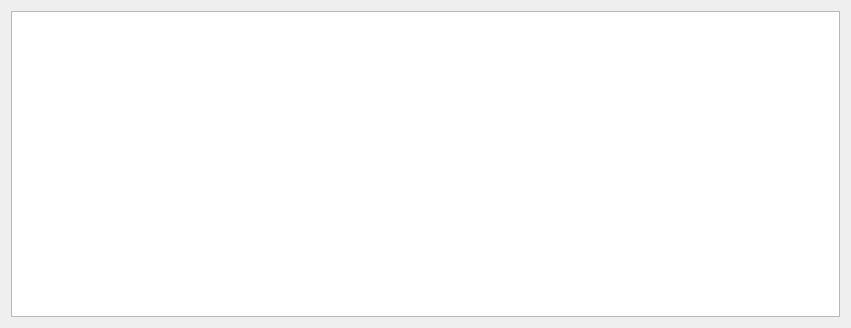
<?xml version="1.0" encoding="UTF-8"?>
<ui version="4.0">
 <class>ScriptErrorDialog</class>
 <widget class="QDialog" name="ScriptErrorDialog">
  <property name="geometry">
   <rect>
    <x>0</x>
    <y>0</y>
    <width>851</width>
    <height>328</height>
   </rect>
  </property>
  <property name="windowTitle">
   <string>Script error</string>
  </property>
  <layout class="QVBoxLayout" name="verticalLayout">
   <item>
    <widget class="QTreeView" name="ErrorTreeView">
     <property name="sizeAdjustPolicy">
      <enum>QAbstractScrollArea::AdjustToContents</enum>
     </property>
     <property name="editTriggers">
      <set>QAbstractItemView::NoEditTriggers</set>
     </property>
     <property name="selectionMode">
      <enum>QAbstractItemView::ExtendedSelection</enum>
     </property>
     <property name="selectionBehavior">
      <enum>QAbstractItemView::SelectRows</enum>
     </property>
     <property name="textElideMode">
      <enum>Qt::ElideNone</enum>
     </property>
     <property name="itemsExpandable">
      <bool>false</bool>
     </property>
     <property name="wordWrap">
      <bool>true</bool>
     </property>
     <attribute name="headerCascadingSectionResizes">
      <bool>false</bool>
     </attribute>
    </widget>
   </item>
  </layout>
 </widget>
 <resources/>
 <connections/>
</ui>
